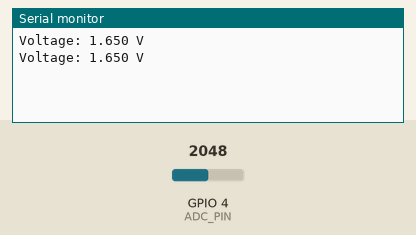
This sketch was run on a simulated ESP32. Parts: the last lines printed to the serial monitor. The inputs (shaded band) are chosen by the test bench; at power-on: GPIO 4 (ADC_PIN) = 2048.

Above: at 1.8 s.
1.9 s: GPIO 4 (ADC_PIN) set to 2866
At 2.3 s:
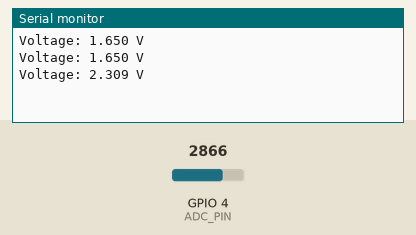
3.4 s: GPIO 4 (ADC_PIN) set to 3603
At 4.8 s:
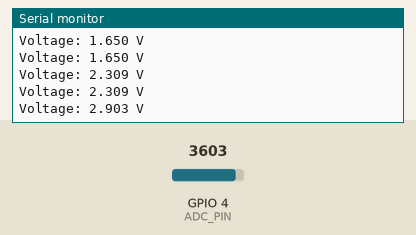
Timing chart, 0 to 6.4 s (numbered marks = the images above; inputs shaded):
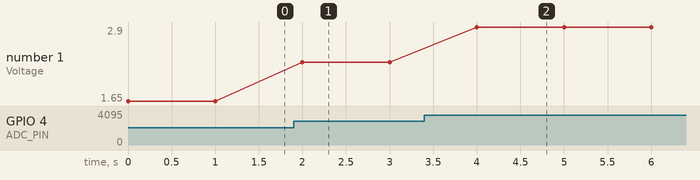

Measured:
- after the input at 1.9 s, the serial monitor: prints a new line after 0.10 s (image 1)
- after the input at 3.4 s, the serial monitor: prints a new line after 0.60 s (image 2)
- plotted number 1: 1.65 → 2.31 after the input at 1.9 s, 2.31 → 2.9 after the input at 3.4 s

The sketch:

denatu_20261018203818.ino
```cpp
// 測定に使用するピン（ADC1に対応するピンを推奨：32〜39など）
const int ADC_PIN = 4;

void setup() {
  // シリアル通信の開始
  Serial.begin(115200);

  // ピンをアナログ入力に設定
  pinMode(ADC_PIN, ANALOG);
}

void loop() {
  // 1. 補正済みのミリボルト（mV）値を取得
  uint32_t volt_mv = analogReadMilliVolts(ADC_PIN);

  // 2. ボルト（V）単位に変換
  float volt_v = volt_mv / 1000.0;

  // 3. シリアルモニタに出力
  Serial.print("Voltage: ");
  Serial.print(volt_v, 3); // 小数点以下3桁まで表示
  Serial.println(" V");

  // 1秒待機
  delay(1000);
}
```
